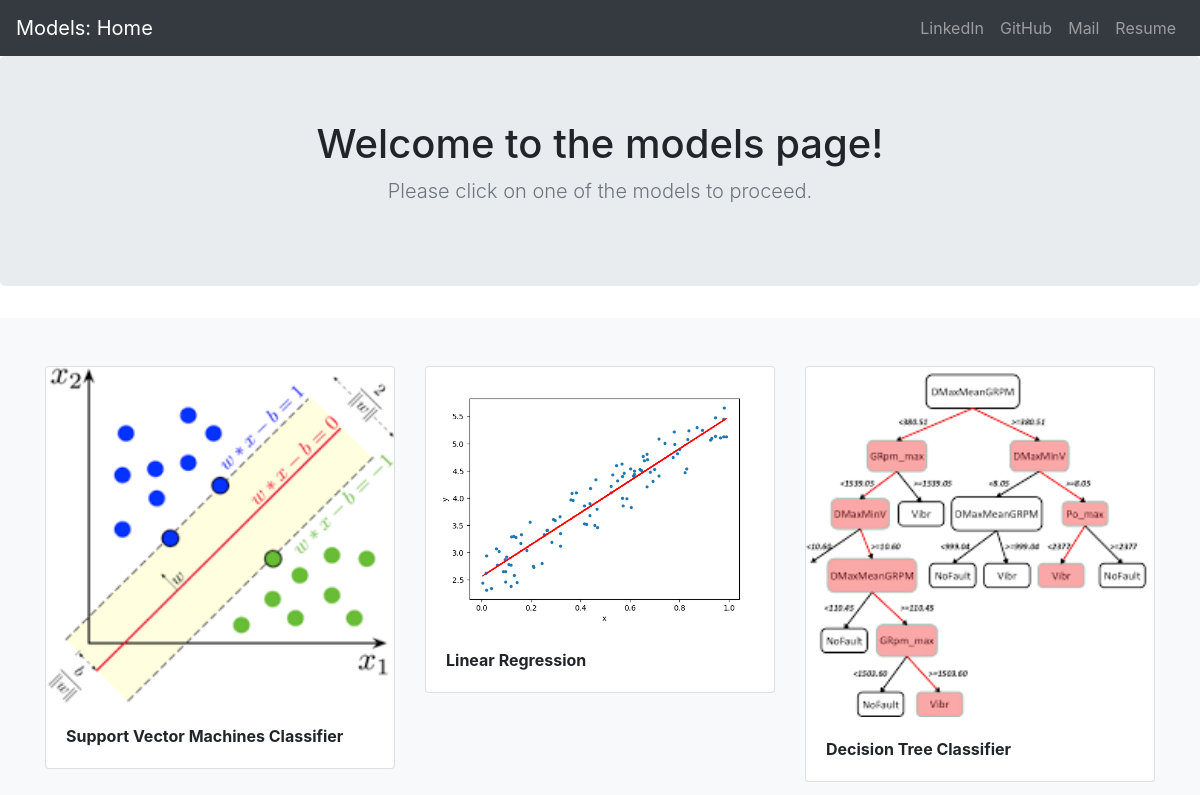
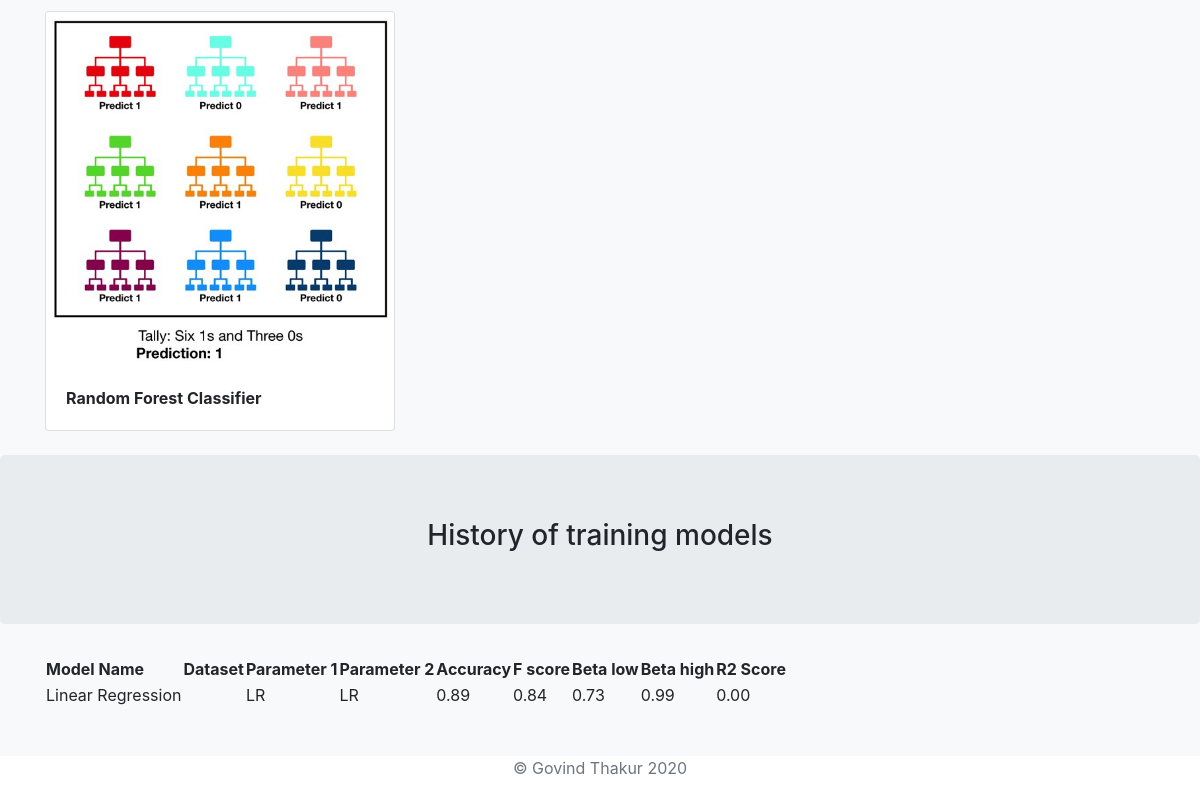
Before: / with the older database file (2 pictures, top to bottom).
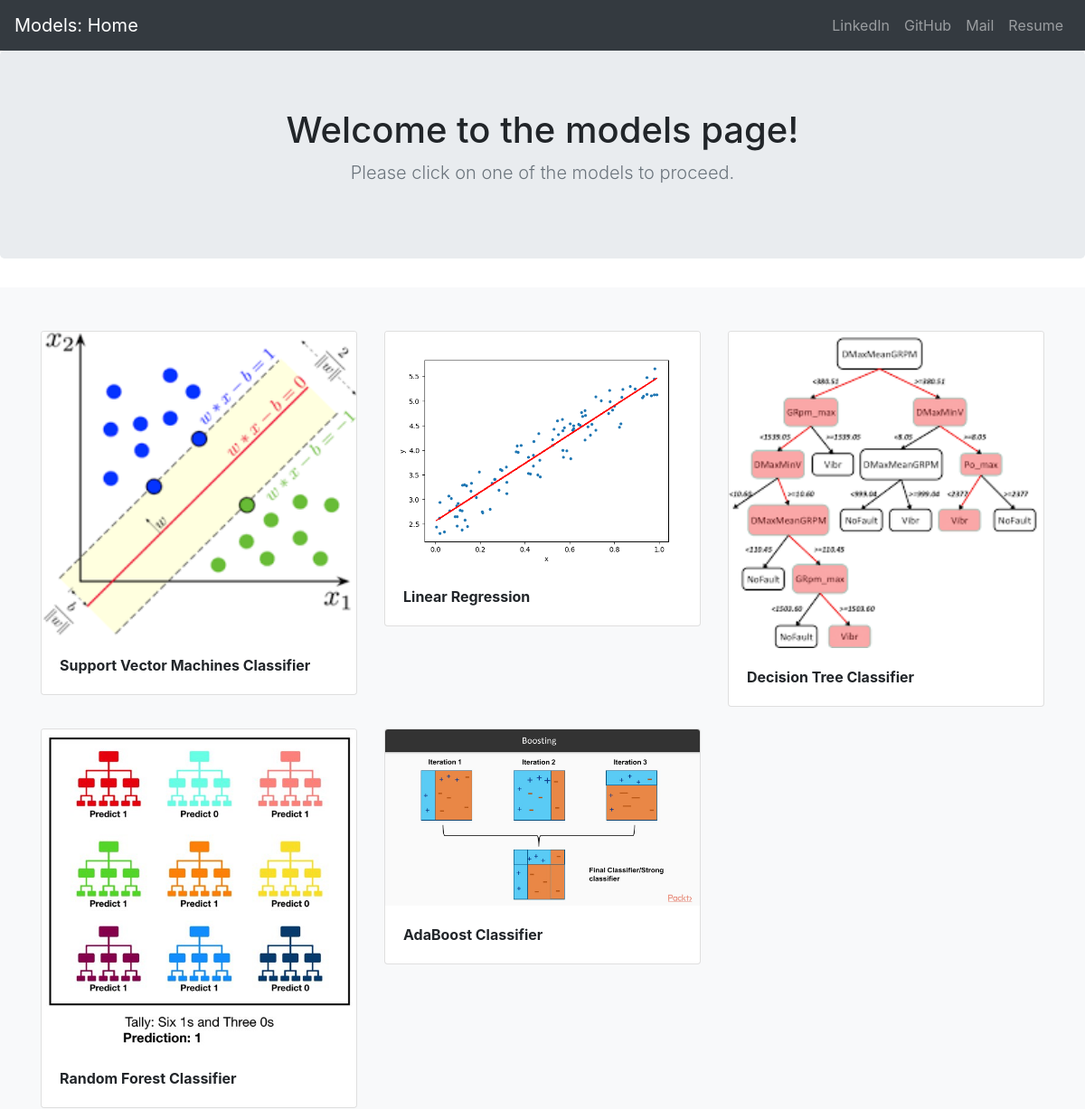
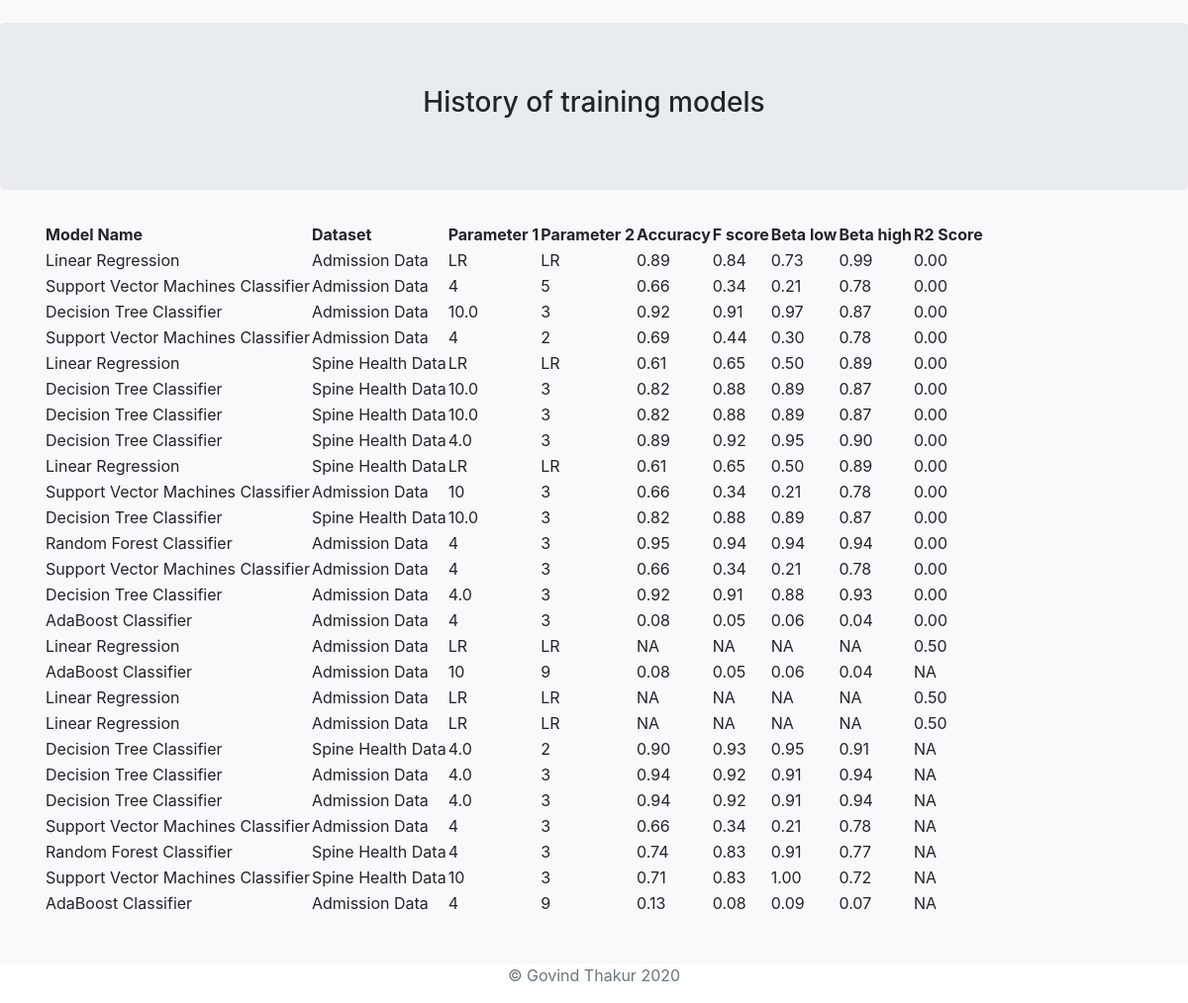
After: the same page with the newer database file (2 pictures, top to bottom).
### mlmodels/models.py (models this page shows)
class mlmodels(models.Model):
    image = models.ImageField(upload_to = 'images/')
    name = models.CharField(max_length = 100)
    para1 = models.CharField(max_length = 100, default = "")
    para2 = models.CharField(max_length = 100, default = "")
    class_or_reg = models.CharField(max_length =5, default = "")

class modelhist(models.Model):
    m_name = models.CharField(max_length = 100)
    m_para1 = models.CharField(max_length = 100, default = "")
    m_para2 = models.CharField(max_length = 100, default = "")
    f_score = models.DecimalField(max_digits = 5, decimal_places = 2)
    f_b_l_score = models.DecimalField(max_digits = 5, decimal_places = 2)
    f_b_h_score = models.DecimalField(max_digits = 5, decimal_places = 2)
    accuracy = models.DecimalField(max_digits = 5, decimal_places = 2)
    r_2_score = models.DecimalField(max_digits = 5, decimal_places = 2, default = 0.00)
    dataset_name = models.CharField(max_length = 1000)

### mlmodels/views.py (the view)
# urls.py: path('', views.home, name = 'mlhome'),
def home(request):
    model = mlmodels.objects
    hist = modelhist.objects
    return render(request,'mlmodels/home.html',{'mlmodels': model,'entries':hist})

### mlmodels/templates/mlmodels/home.html (shortened to what this page needs)
<!doctype html>
<html lang="en">
<head>
  {% load staticfiles %}
  <link rel="stylesheet" href="https://stackpath.bootstrapcdn.com/bootstrap/4.3.1/css/bootstrap.min.css">
</head>
<body>
  <header>
    <nav class="navbar navbar-expand-lg navbar-dark bg-dark">
      <a class="navbar-brand" href="{% url 'mlhome' %}">Models: Home</a>
      <div class="collapse navbar-collapse" id="navbarNavAltMarkup">
        <div class="navbar-nav ml-auto">
          <a class="nav-item nav-link" href="https://www.linkedin.com/in/govind-thakur-494a394a/">LinkedIn</a>
            <a class="nav-item nav-link" href="https://github.com/Thakur-Govind">GitHub</a>
            <a class="nav-item nav-link" href="mailto:govind.thakur11@gmail.com">Mail</a>
            <a class="nav-item nav-link" href="https://drive.google.com/file/d/1TF0OUCmqjxHWE0ibXmj1pFeXAMYXJLRI/view?usp=sharing">Resume</a>
        </div>
      </div>
    </nav>
  </header>
  <main role="main">
    <section class="jumbotron text-center">
      <div class="container">
        <h1 class="jumbotron-heading">Welcome to the models page!</h1>
        <p class="lead text-muted">Please click on one of the models to proceed. </p>
      </div>
    </section>
    <div class="album py-5 bg-light">
      <div class="container">
        <div class="row">
          {% for model in mlmodels.all %}
          <div class="col-md-4">
            <div class="card mb-4 box-shadow">
              <a href = {% url 'mlparams' model.id %}>
              <img class="card-img-top" src="{{ model.image.url }}" />
              <div class="card-body">
                <p class="card-text"><strong>{{ model.name }}</strong></p>
              </div>
            </div>
          </div>
          {% endfor %}
        </div>
      </div>
      <section class="jumbotron text-center">
       <h3 class="jumbotron-heading">History of training models</h3 >
       </section>
      <div class="container">
       <table >
         <tr>
           <th>Model Name</th>
           <th>Dataset</th>
           <th>Parameter 1</th>
           <th>Parameter 2</th>
           <th>Accuracy</th>
           <th>F score</th>
           <th>Beta low</th>
           <th>Beta high</th>
           <th>R2 Score</th>
         </tr>
        {% for entry in entries.all %}
         <tr>
           <td>{{ entry.m_name }}</td>
           <td>{{ entry.dataset_name }}</td>
           <td>{{ entry.m_para1 }}</td>
           <td>{{ entry.m_para2 }}</td>
           {% if entry.accuracy == -1.00 %}
           <td>NA</td>
           <td>NA</td>
           <td>NA</td>
           <td>NA</td>
           {% else %}
           <td>{{ entry.accuracy }}</td>
           <td>{{ entry.f_score }}</td>
           <td>{{ entry.f_b_l_score }}</td>
           <td>{{ entry.f_b_h_score }}</td>
           {% endif %}
           {% if entry.r_2_score == -1.00 %}
           <td>NA</td>
           {% else %}
           <td>{{ entry.r_2_score }}</td>
           {% endif %}
         </tr>
        {% endfor %}
      </table>
    </div>
  </div>
  </main>
  <footer class="text-muted">
    <div class="container text-center">
      <p>© Govind Thakur {% now "Y" %}</p>
      </div>
  </footer>
</body>
</html>

Changed rows visible on the page:
added mlmodels: image (placeholder picture), name "AdaBoost Classifier"
changed modelhist (number 1 of 26 on the later page): dataset_name (not shown) → "Admission Data"
added modelhist: m_name "Support Vector Machines Classifier", dataset_name "Admission Data", m_para1 "4", m_para2 "5", accuracy "0.66", f_score "0.34", f_b_l_score "0.21", f_b_h_score "0.78", r_2_score "0.00"
added modelhist: m_name "Decision Tree Classifier", dataset_name "Admission Data", m_para1 "10.0", m_para2 "3", accuracy "0.92", f_score "0.91", f_b_l_score "0.97", f_b_h_score "0.87", r_2_score "0.00"
added modelhist: m_name "Support Vector Machines Classifier", dataset_name "Admission Data", m_para1 "4", m_para2 "2", accuracy "0.69", f_score "0.44", f_b_l_score "0.30", f_b_h_score "0.78", r_2_score "0.00"
added modelhist: m_name "Linear Regression", dataset_name "Spine Health Data", m_para1 "LR", m_para2 "LR", accuracy "0.61", f_score "0.65", f_b_l_score "0.50", f_b_h_score "0.89", r_2_score "0.00"
added modelhist: m_name "Decision Tree Classifier", dataset_name "Spine Health Data", m_para1 "10.0", m_para2 "3", accuracy "0.82", f_score "0.88", f_b_l_score "0.89", f_b_h_score "0.87", r_2_score "0.00"
added modelhist: m_name "Decision Tree Classifier", dataset_name "Spine Health Data", m_para1 "10.0", m_para2 "3", accuracy "0.82", f_score "0.88", f_b_l_score "0.89", f_b_h_score "0.87", r_2_score "0.00"
added modelhist: m_name "Decision Tree Classifier", dataset_name "Spine Health Data", m_para1 "4.0", m_para2 "3", accuracy "0.89", f_score "0.92", f_b_l_score "0.95", f_b_h_score "0.90", r_2_score "0.00"
added modelhist: m_name "Linear Regression", dataset_name "Spine Health Data", m_para1 "LR", m_para2 "LR", accuracy "0.61", f_score "0.65", f_b_l_score "0.50", f_b_h_score "0.89", r_2_score "0.00"
added modelhist: m_name "Support Vector Machines Classifier", dataset_name "Admission Data", m_para1 "10", m_para2 "3", accuracy "0.66", f_score "0.34", f_b_l_score "0.21", f_b_h_score "0.78", r_2_score "0.00"
added modelhist: m_name "Decision Tree Classifier", dataset_name "Spine Health Data", m_para1 "10.0", m_para2 "3", accuracy "0.82", f_score "0.88", f_b_l_score "0.89", f_b_h_score "0.87", r_2_score "0.00"
added modelhist: m_name "Random Forest Classifier", dataset_name "Admission Data", m_para1 "4", m_para2 "3", accuracy "0.95", f_score "0.94", f_b_l_score "0.94", f_b_h_score "0.94", r_2_score "0.00"
added modelhist: m_name "Support Vector Machines Classifier", dataset_name "Admission Data", m_para1 "4", m_para2 "3", accuracy "0.66", f_score "0.34", f_b_l_score "0.21", f_b_h_score "0.78", r_2_score "0.00"
added modelhist: m_name "Decision Tree Classifier", dataset_name "Admission Data", m_para1 "4.0", m_para2 "3", accuracy "0.92", f_score "0.91", f_b_l_score "0.88", f_b_h_score "0.93", r_2_score "0.00"
added modelhist: m_name "AdaBoost Classifier", dataset_name "Admission Data", m_para1 "4", m_para2 "3", accuracy "0.08", f_score "0.05", f_b_l_score "0.06", f_b_h_score "0.04", r_2_score "0.00"
added modelhist: m_name "Linear Regression", dataset_name "Admission Data", m_para1 "LR", m_para2 "LR", accuracy "NA", r_2_score "0.50"
added modelhist: m_name "AdaBoost Classifier", dataset_name "Admission Data", m_para1 "10", m_para2 "9", accuracy "0.08", f_score "0.05", f_b_l_score "0.06", f_b_h_score "0.04", r_2_score "NA"
added modelhist: m_name "Linear Regression", dataset_name "Admission Data", m_para1 "LR", m_para2 "LR", accuracy "NA", r_2_score "0.50"
added modelhist: m_name "Linear Regression", dataset_name "Admission Data", m_para1 "LR", m_para2 "LR", accuracy "NA", r_2_score "0.50"
added modelhist: m_name "Decision Tree Classifier", dataset_name "Spine Health Data", m_para1 "4.0", m_para2 "2", accuracy "0.90", f_score "0.93", f_b_l_score "0.95", f_b_h_score "0.91", r_2_score "NA"
added modelhist: m_name "Decision Tree Classifier", dataset_name "Admission Data", m_para1 "4.0", m_para2 "3", accuracy "0.94", f_score "0.92", f_b_l_score "0.91", f_b_h_score "0.94", r_2_score "NA"
added modelhist: m_name "Decision Tree Classifier", dataset_name "Admission Data", m_para1 "4.0", m_para2 "3", accuracy "0.94", f_score "0.92", f_b_l_score "0.91", f_b_h_score "0.94", r_2_score "NA"
added modelhist: m_name "Support Vector Machines Classifier", dataset_name "Admission Data", m_para1 "4", m_para2 "3", accuracy "0.66", f_score "0.34", f_b_l_score "0.21", f_b_h_score "0.78", r_2_score "NA"
added modelhist: m_name "Random Forest Classifier", dataset_name "Spine Health Data", m_para1 "4", m_para2 "3", accuracy "0.74", f_score "0.83", f_b_l_score "0.91", f_b_h_score "0.77", r_2_score "NA"
added modelhist: m_name "Support Vector Machines Classifier", dataset_name "Spine Health Data", m_para1 "10", m_para2 "3", accuracy "0.71", f_score "0.83", f_b_l_score "1.00", f_b_h_score "0.72", r_2_score "NA"
added modelhist: m_name "AdaBoost Classifier", dataset_name "Admission Data", m_para1 "4", m_para2 "9", accuracy "0.13", f_score "0.08", f_b_l_score "0.09", f_b_h_score "0.07", r_2_score "NA"
